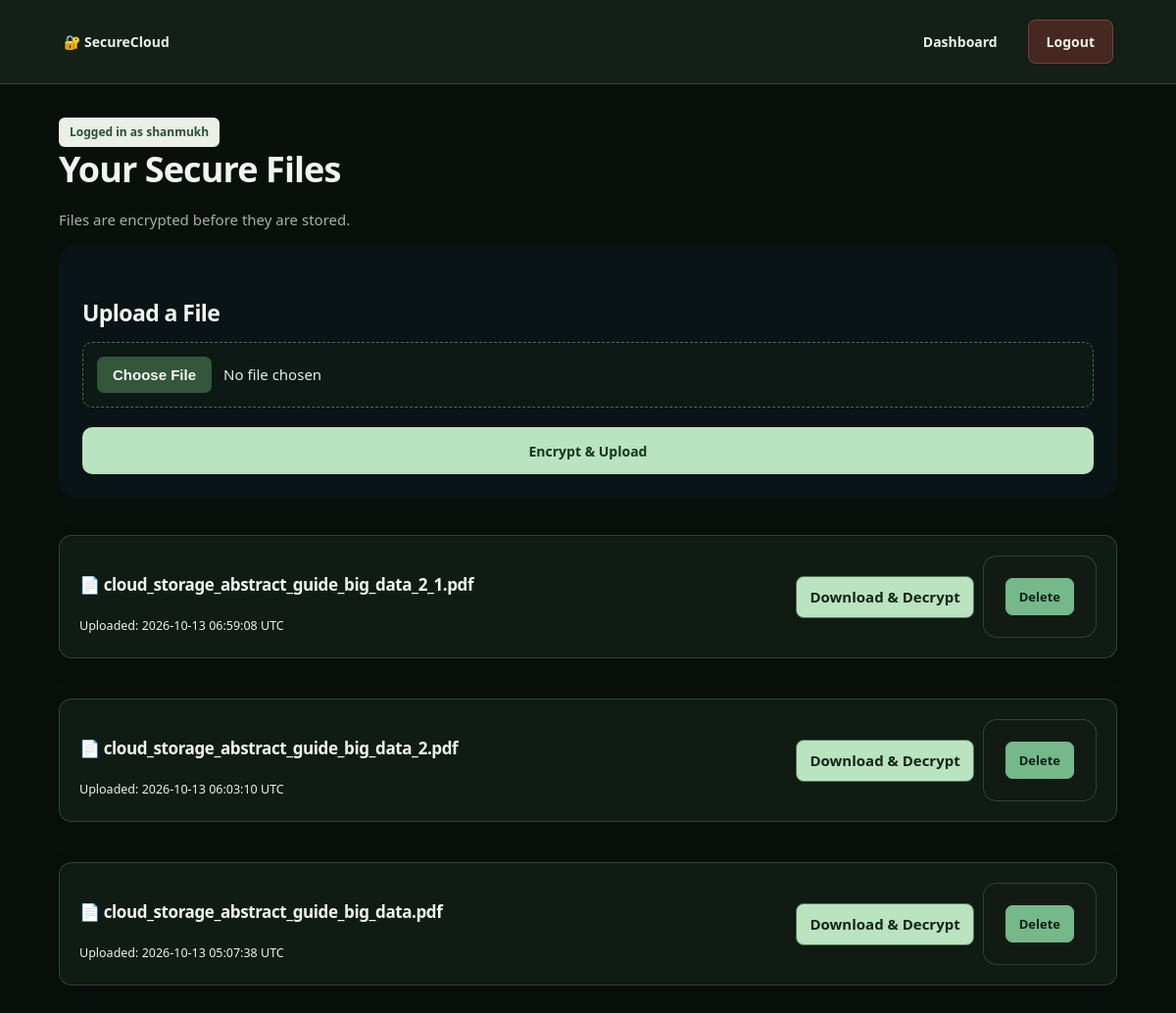
The app's page /dashboard (signed in) with its own data.
### tables this page shows
CREATE TABLE files (
            id INTEGER PRIMARY KEY AUTOINCREMENT,
            user_id INTEGER NOT NULL,
            original_name TEXT NOT NULL,
            stored_name TEXT NOT NULL,
            encrypted_key TEXT NOT NULL,
            iv TEXT NOT NULL,
            uploaded_at TEXT DEFAULT CURRENT_TIMESTAMP,
            FOREIGN KEY(user_id) REFERENCES users(id)
        );

### app.py (the view)
@app.route("/dashboard")
@login_required
def dashboard():
    conn = get_db()
    files = conn.execute(
        """
        SELECT * FROM files
        WHERE user_id = ?
        ORDER BY uploaded_at DESC
        """,
        (session["user_id"],)
    ).fetchall()
    conn.close()
    return render_template(
        "dashboard.html",
        files=files
    )

### app.py (called while the page is built)
def get_db():
    conn = sqlite3.connect(DB_PATH)
    conn.row_factory = sqlite3.Row
    return conn

def login_required(view):
    @wraps(view)
    def wrapped_view(*args, **kwargs):
        if "user_id" not in session:
            flash("Please log in first.")
            return redirect(
                url_for("login")
            )
        return view(*args, **kwargs)
    return wrapped_view

### templates/dashboard.html (shortened to what this page needs)
{% extends "base.html" %}
{% block content %}
<div class="top-row">
    <div>
        <span class="badge">
            Logged in as {{ session['username'] }}
        </span>
        <h1>
            Your Secure Files
        </h1>
        <p>
            Files are encrypted before
            they are stored.
        </p>
    </div>
</div>
<div class="upload-card">
    <h2>
        Upload a File
    </h2>
    <form
        action="{{ url_for('upload') }}"
        method="post"
        enctype="multipart/form-data">
        <input
            type="file"
            name="file"
            required
        >
        <button
            class="button"
            type="submit">
            Encrypt & Upload
        </button>
    </form>
</div>
<div class="file-list">
{% if files %}
    {% for file in files %}
    <div class="file-card">
        <div>
            <h3>
                📄 {{ file['original_name'] }}
            </h3>
            <small>
                Uploaded:
                {{ file['uploaded_at'] }}
                UTC
            </small>
        </div>
        <div class="file-actions">
            <a
                class="button small"
                href="{{ url_for(
                    'download',
                    file_id=file['id']
                ) }}">
                Download & Decrypt
            </a>
            <form
                action="{{ url_for(
                    'delete_file',
                    file_id=file['id']
                ) }}"
                method="post">
                <button
                    class="button danger small"
                    type="submit">
                    Delete
                </button>
            </form>
        </div>
    </div>
    {% endfor %}
{% else %}
    <div class="card">
        <p>
            No files uploaded yet.
        </p>
    </div>
{% endif %}
</div>
{% endblock %}

### templates/base.html (shortened to what this page needs)
<!DOCTYPE html>
<html lang="en">
<head>
    <link rel="stylesheet"
          href="{{ url_for('static',
          filename='style.css') }}">
</head>
<body>
<nav>
    <a class="brand"
       href="{{ url_for('index') }}">
        🔐 SecureCloud
    </a>
    <div>
        {% if session.get('user_id') %}
            <a href="{{ url_for('dashboard') }}">
                Dashboard
            </a>
            <a href="{{ url_for('logout') }}">
                Logout
            </a>
        {% endif %}
    </div>
</nav>
<main class="container">
    {% block content %}
    {% endblock %}
</main>
</body>
</html>

### records on screen
files: original_name "cloud_storage_abstract_guide_big_data_2_1.pdf", uploaded_at "2026-10-13 06:59:08"
files: original_name "cloud_storage_abstract_guide_big_data_2.pdf", uploaded_at "2026-10-13 06:03:10"
files: original_name "cloud_storage_abstract_guide_big_data.pdf", uploaded_at "2026-10-13 05:07:38"

### other values on screen
{{ session['username'] }} "shanmukh"
